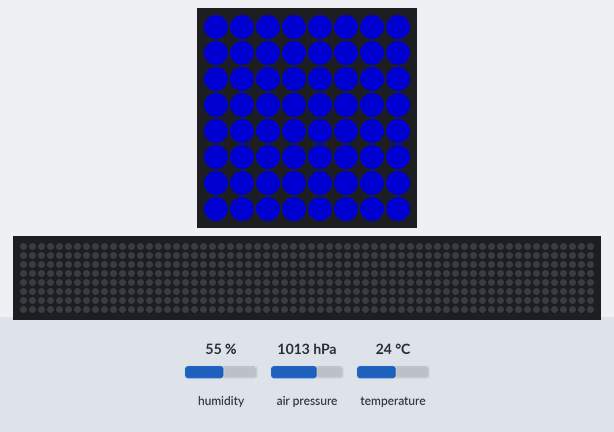
A program run on a simulated Raspberry Pi (BCM pin numbers) with a Sense HAT. On the bench: the Sense HAT's 8×8 RGB LED matrix, a strip that is not on the board, showing the scrolling text unrolled. The inputs (shaded band) are chosen by the test bench; at power-on: humidity 55 %, air pressure 1013 hPa, temperature 24 °C. Dim RGB values are drawn brighter than linear; the clock reads 2024-03-15 10:24:30 at power-on unless the program sets it; files the program writes start out absent; the 64×8 strip is a reading aid, not a part: it shows the text the matrix is scrolling, unrolled, one strip-width of it at a time; what the program prints to the terminal is not drawn.

Above: at 1.19 s.
At 1.84 s:
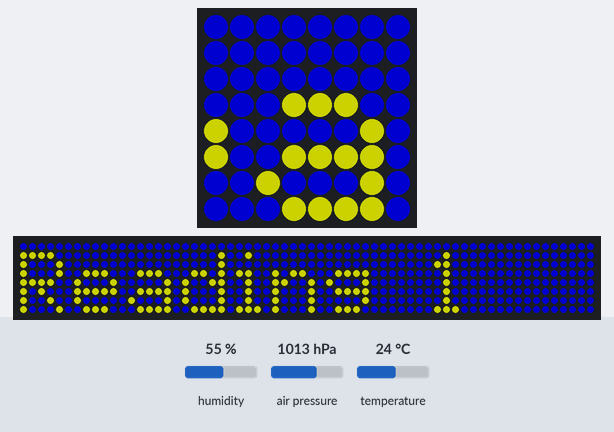
At 2.48 s:
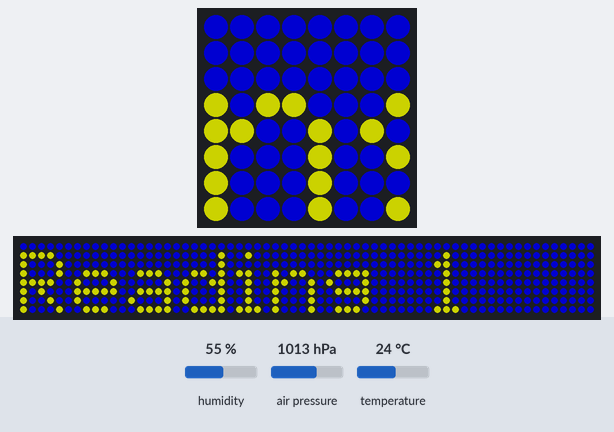
At 4.08 s:
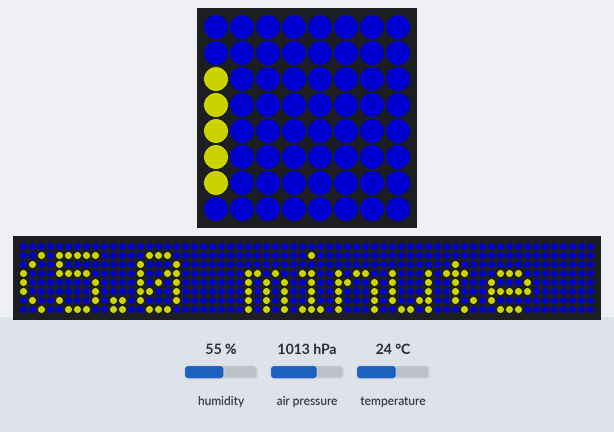
At 5.69 s:
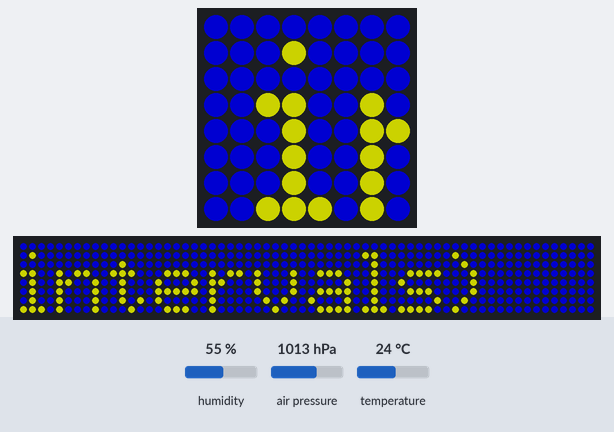
At 7.3 s:
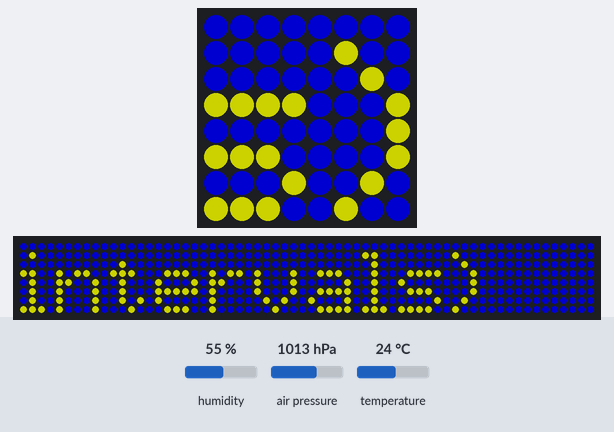

The program:

SenseHat.py
```python
#!/usr/bin/env python3
from sense_hat import SenseHat
from time import sleep
from os import path
from datetime import datetime
import json

#    Feature controls
USING_DATA_CONSOLE = True
USING_TEXT_CONSOLE = True

USING_SENSE_RGB_MATRIX = True
USING_DATA_LOGGING = True

#    Set up colors
RED			      =	(255, 0, 0)
GREEN		      =	(0, 255, 0)
BLUE		      =	(0, 0, 255)
COBALT_BLUE   = (0, 0, 125)

ALL_BLACK	    =	(0, 0, 0)
ALL_WHITE	    =	(255, 255, 255)

CYAN		      =	(0, 255, 255)
MAGENTA       =	(255, 0, 255)
ORANGE        = (125, 125, 0)
YELLOW        =	(255, 255, 0)
MEDIUM_YELLOW =	(125, 125, 0)
DARK_YELLOW   =	(50, 50, 0)

#    Default settings
MINUTE_SECONDS = 60

DEFAULT_BACKGROUND_COLOR = COBALT_BLUE
DEFAULT_TEXT_COLOR = YELLOW

DEFAULT_SCROLL_SPEED = 0.045
DEFAULT_DELAY_SEC = 2.60
DEFAULT_READING_INTERVAL_MIN = 5.0
DEFAULT_NUM_CYCLES = 1

MAX_LOOPS = 10
JSON_FILE_NAME = "/home/hybotics/Projects/Python/Python/SenseHat/Data/SenseHat.json"

#out_file_name = path.realpath(JSON_FILE_NAME)
out_file_name = JSON_FILE_NAME

def new_json_record(dstamp, tstamp, pressure, temp_f, temp_c, temp_c_pressure, humidity):
  return '{ ' + '"date": "{0:8s}", "time": "{1:6s}", "pressure": {2:6.1f}, "temp_f": {3:4.1f}, "temp_c": {4:4.1f}, "temp_c_fp": {4:4.1f}, "humidity": {5:4.1f}'.format(dstamp, tstamp, pressure, temp_f, temp_c, temp_c_pressure, humidity) + ' }'

#    Conversion functions
def to_fahrenheit(celsius):
  return (celsius * 1.8) + 32

def to_celsius(fahrenheit):
  return (fahrenheit - 32) / 1.8

def show(msg, cycles=1, msg_delay_sec=DEFAULT_DELAY_SEC, scr_speed=DEFAULT_SCROLL_SPEED, txt_color=DEFAULT_TEXT_COLOR, bg_color=DEFAULT_BACKGROUND_COLOR):
  for cyc in range(cycles):
    sense.show_message(msg, back_colour=bg_color, text_colour=txt_color, scroll_speed=scr_speed)
    sleep(msg_delay_sec)

#    Create a SenseHat instance
sense = SenseHat()
sense.clear(ALL_BLACK)
sense.set_rotation(180)
sleep(1.0)

#    Initialize the loop
count = 0
json_data = ""
json_output = ""
pressure = sense.get_pressure()

try:
  while True:
    count += 1

    # Get data from the sensors
    #
    # Get the pressure and make sure it is valid
    while pressure < 1.0:
      pressure = sense.get_pressure()
      sleep(0.5)

    temperature_celsius = sense.get_temperature()
    temperature_fahrenheit = to_fahrenheit(temperature_celsius)

    temperature_celsius_from_pressure = sense.get_temperature_from_pressure()
    temperature_fahrenheit_from_pressure = to_fahrenheit(temperature_celsius_from_pressure)

    real_temperature_celsius = (temperature_celsius_from_pressure + temperature_celsius) / 2
    real_temperature_fahrenheit = to_fahrenheit(real_temperature_celsius)

    humidity = sense.get_humidity()

    if USING_TEXT_CONSOLE or USING_DATA_CONSOLE:
      print()
      print(f"***** Reading {count:5d} ({DEFAULT_READING_INTERVAL_MIN} minute intervals)")
      print()

    if USING_DATA_LOGGING:
      #    Get updated date and time from an RTC or system time here (TBD)
      new_date = datetime.today()
      new_ds = new_date.strftime("%Y%m%d")

      new_time = datetime.now()
      new_ts = new_time.strftime("%H%M%S")

      #    Set the open mode for the data file
      if path.exists(out_file_name):
        if USING_DATA_CONSOLE:
          print(f"Data file '{out_file_name}' exists")

        open_mode = "a"
      else:
        if USING_DATA_CONSOLE:
          print(f"Data file '{out_file_name}' does not exist")

        open_mode = "w"

      if USING_DATA_CONSOLE:
        print(f"Data file '{out_file_name}', Open mode: '{open_mode}'")

      if USING_TEXT_CONSOLE or USING_DATA_CONSOLE:
        print()

      # Format the readings data into JSON
      json_data = new_json_record(new_ds, new_ts, pressure, temperature_fahrenheit, temperature_celsius, temperature_celsius_from_pressure, humidity)

      if USING_DATA_CONSOLE:
        print(f"JSON data = '{json_data}'")

      # Write the readings to the data file
      with open(out_file_name, open_mode) as jf:
        if USING_DATA_CONSOLE:
          print(f"Writing data to {out_file_name}")
          print()

        # json.dump(json_data, jf, indent=2)
        jf.write(json_data + "\n")

    if USING_TEXT_CONSOLE:
      print("Pressure is {0:6.1f} millibars".format(pressure))
      print()
      print("Temperature is {0:4.1f}°F ({1:4.1f}°C)".format(temperature_fahrenheit, temperature_celsius))
      print("Temperature from Pressure is {0:4.1f}°F ({1:4.1f}°C)".format(temperature_fahrenheit_from_pressure, temperature_celsius_from_pressure))
      print("Real Temperature is {0:4.1f}°F ({1:4.1f}°C)".format(real_temperature_fahrenheit, real_temperature_celsius))
      print()
      print("Humidity is {0:4.1f}%".format(humidity))
      print()

    if USING_SENSE_RGB_MATRIX:
      #    If enabled, display the readings on the Sense HAT RGB Matrix
      message = "Reading {0} ({1:3.1f} minute intervals)".format(count, DEFAULT_READING_INTERVAL_MIN)
      show(message, DEFAULT_NUM_CYCLES, DEFAULT_DELAY_SEC, 0.035, ORANGE)

      message = "Pressure: {0:6.1f} millibars".format(pressure)
      show(message, DEFAULT_NUM_CYCLES, DEFAULT_DELAY_SEC, DEFAULT_SCROLL_SPEED, GREEN)

      message = "Temperature: {0:4.1f}F ({1:4.1f}C)".format(real_temperature_fahrenheit, real_temperature_celsius)
      show(message, DEFAULT_NUM_CYCLES, DEFAULT_DELAY_SEC, 0.065, YELLOW)

      message = "Humidity: {0:4.1f}%".format(humidity)
      show(message, DEFAULT_NUM_CYCLES, DEFAULT_DELAY_SEC, 0.065, CYAN)

      message = "Temperature: {0:4.1f}F ({1:4.1f}C)".format(real_temperature_fahrenheit, real_temperature_celsius)
      show(message, DEFAULT_NUM_CYCLES, DEFAULT_DELAY_SEC, 0.065, YELLOW)

      message = "Humidity: {0:4.1f}%".format(humidity)
      show(message, DEFAULT_NUM_CYCLES, DEFAULT_DELAY_SEC, 0.065, CYAN)

      sense.clear(ALL_BLACK)

    # Sleep until it is time for the next reading
    if USING_TEXT_CONSOLE:
      print("Sleeping for {0} (minutes) * {1} (seconds/minute) = {2} seconds".format(DEFAULT_READING_INTERVAL_MIN, MINUTE_SECONDS, DEFAULT_READING_INTERVAL_MIN * MINUTE_SECONDS))

    sleep(DEFAULT_READING_INTERVAL_MIN * MINUTE_SECONDS)
except KeyboardInterrupt:
  sense.clear(ALL_BLACK)
  print("Exiting by Ctrl/C")
  print()
```
